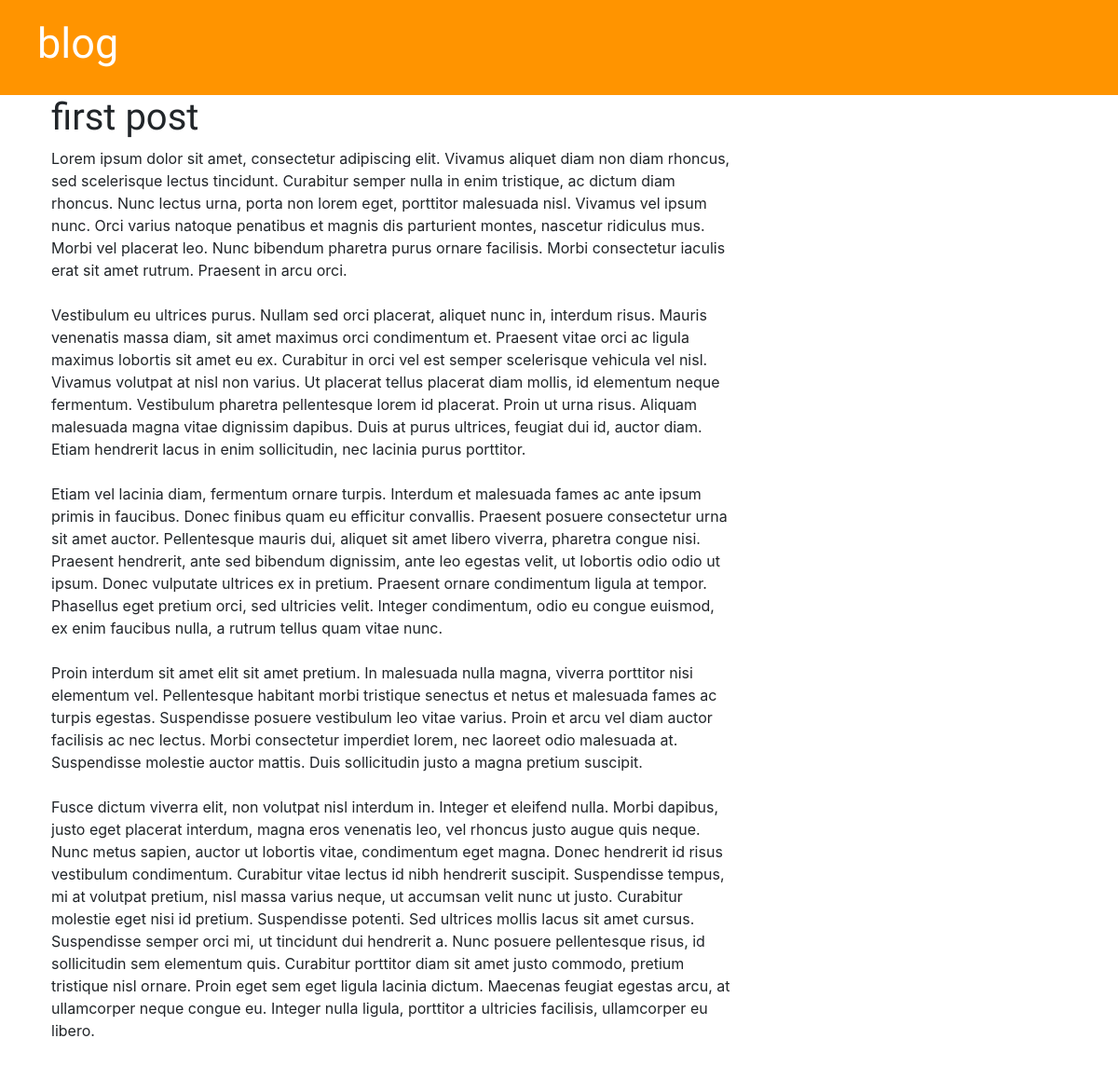
The app's page /post/2/, older data.
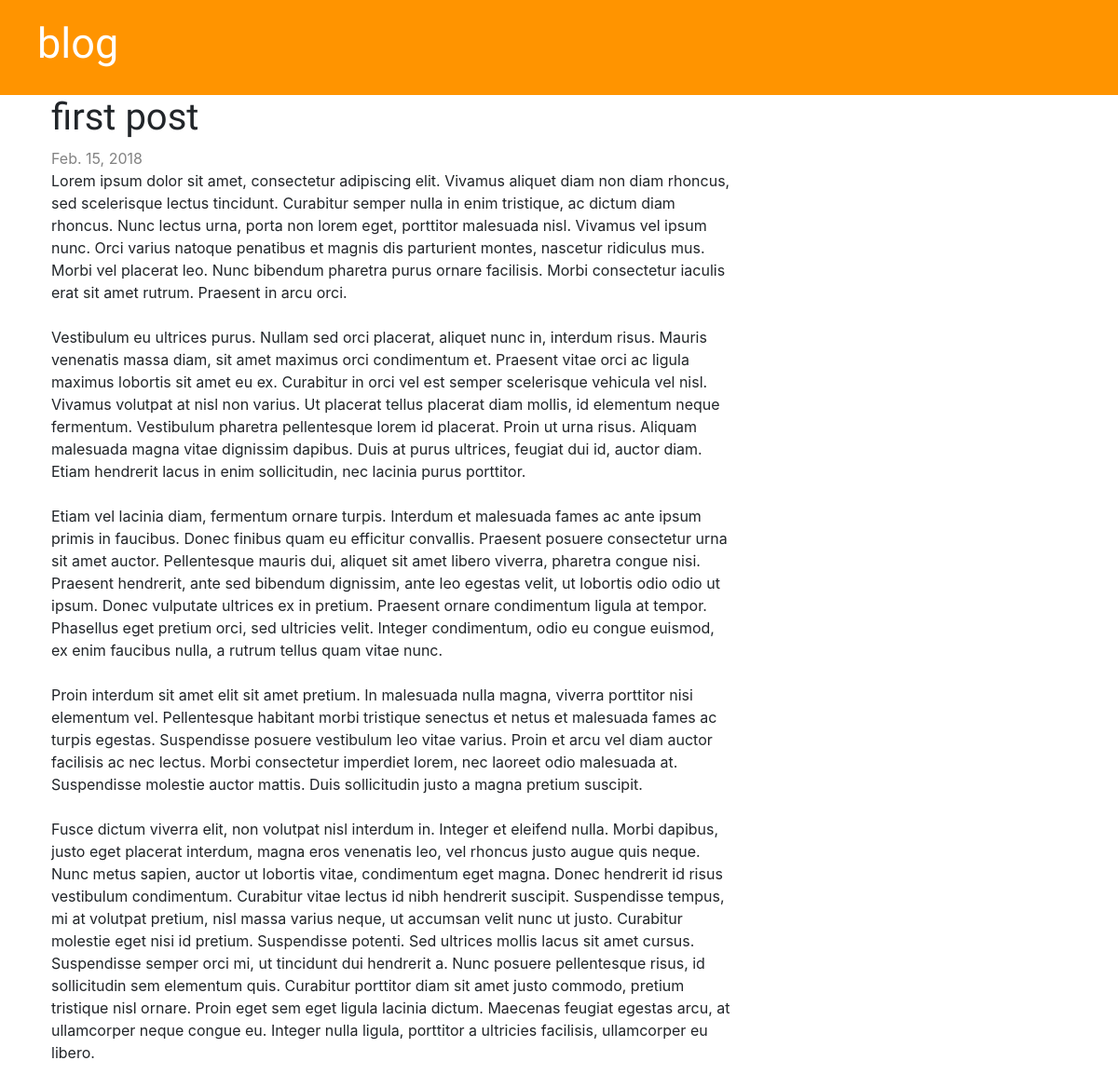
The same page, newer data.
### posts/models.py (models this page shows, shortened)
class Post(models.Model):
    author = models.ForeignKey('auth.User', on_delete=models.CASCADE)
    title = models.CharField(max_length=255)
    body = models.TextField()
    date_created = models.DateField(default=timezone.now)
    date_pub = models.DateField(blank=True, null=True)
    date_mod = models.DateField(blank=True, null=True)

### posts/views.py (the view)
# urls.py: re_path('post/(?P<pk>\d+)/$', views.post_detail, name='post_detail'),
def post_detail(request, pk):
    post = get_object_or_404(Post, pk=pk)
    return render(request, 'posts/post_detail.html', {'post': post})

### posts/templates/posts/post_detail.html (shortened to what this page needs)
{% extends 'posts/base.html' %}
{% block content %}
  <div class="post">
    <h1>{{ post.title }}</h1>
    {% if post.date_pub %}
      <div class="date">
        {{ post.date_pub }}
      </div>
    {% endif %}
    <p>{{ post.body|linebreaksbr }}</p>
  </div>
{% endblock %}

### posts/templates/posts/base.html (shortened to what this page needs)
{% load staticfiles %}
<!doctype html>
<html lang="en">
  <head>
    <link rel="stylesheet" href="https://maxcdn.bootstrapcdn.com/bootstrap/4.0.0/css/bootstrap.min.css">
    <link rel="stylesheet" href="{% static 'css/style.css' %}">
  </head>
  <body>
    <div class="page-header">
      <h1><a href="/">blog</a></h1>
    </div>
    <div class="content container">
      <div class="row">
        <div class="col-md-8">
          {% block content %}
          {% endblock %}
        </div>
      </div>
  </div>
  </body>
</html>

### posts/static/css/style.css (style rules this page uses)
.page-header { background-color: #ff9400; margin-top: 0; padding: 20px 20px 20px 40px; }
.page-header h1, .page-header h1 a, .page-header h1 a:visited, .page-header h1 a:active { color: #ffffff; font-size: 45px; text-decoration: none; }
.content { margin-left: 40px; }
h1, h2, h3, h4 { font-family: "Lobster", cursive; }
.date, .author { color: #828282; }
.post { margin-bottom: 70px; }

Row changes from the older to the newer data that the page shows:
changed Post "first post": date_pub (not shown) → "Feb. 15, 2018"
